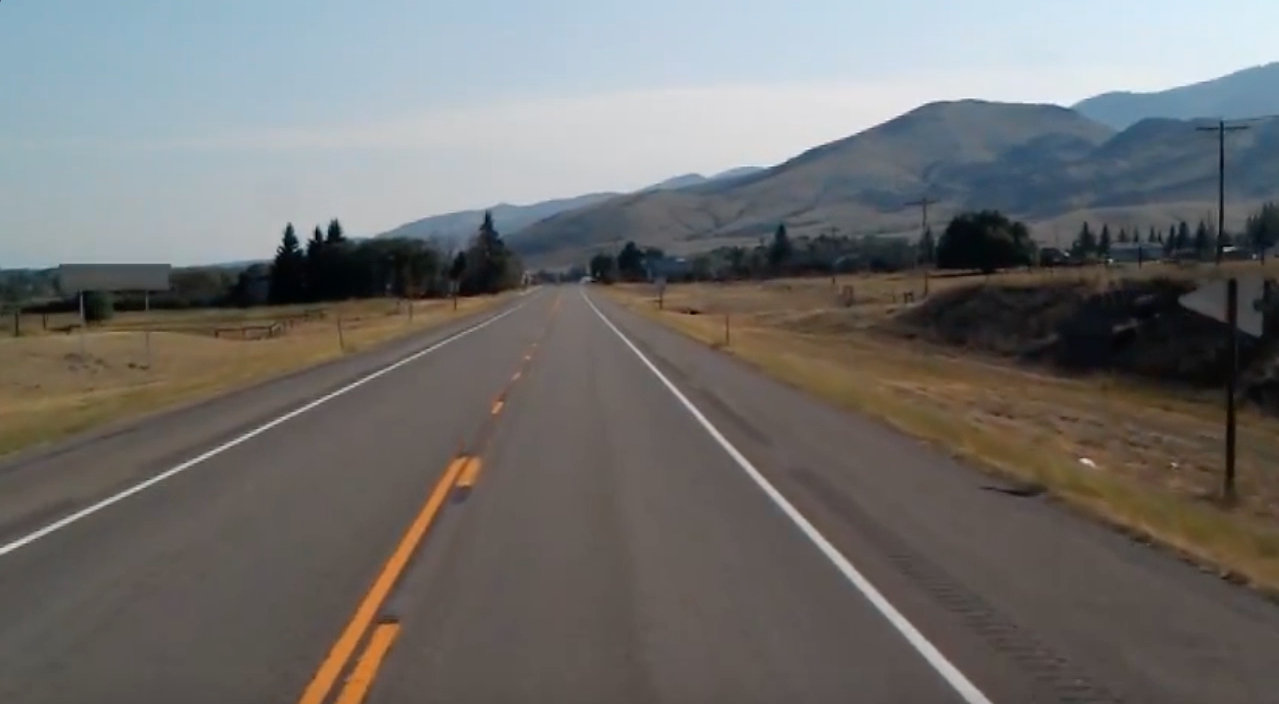
#> input picture images/test_image.jpg, 1279 x 704 px, found by its file name
$ python Lane_Detection_Video.py
#> lines starting #> are read from the running program, lines starting #| are printed output that depends on the picture; after the words box and inside, x2 and y2 are one past the last pixel; in counts of white or black regions, pixels touching at a corner belong together
#> further down, image is the input picture: shape (704, 1279, 3); mean B, G, R 109.7, 111.3, 112.3
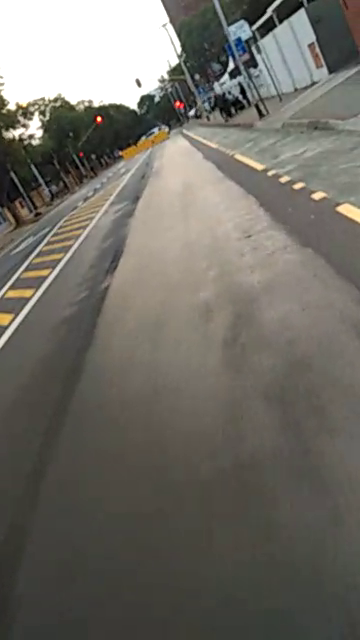
#> input picture frame 10 of images/test4.mp4, 360 x 640 px
#> further down, frame is the input picture: shape (640, 360, 3); mean B, G, R 101.7, 109.2, 111.9
# -*- coding: utf-8 -*-
"""
Created on Wed Mar  4 10:44:53 2020

@author: Bandile Mashile
"""
import cv2
import numpy as np


def make_coordinates(image,line_parameters):
    slope,intercept = line_parameters
    y1 = image.shape[0]
    y2 = int(y1*(3/5))
    x1 = int((y1-intercept)/slope)
    x2 = int((y2-intercept)/slope)
    return np.array([x1,y1,x2,y2])

def average_slope_intercept(image,lines):
    left_fit = []
    right_fit = []
    for line in lines:
        x1,y1,x2,y2 = line.reshape(4)
        parameters = np.polyfit((x1,x2),(y1,y2),1)
        slope = parameters[0]
        intercept = parameters[1]
        if slope < 0:
           left_fit.append((slope,intercept))
        else:
           right_fit.append((slope,intercept))
    left_fit_average = np.average(left_fit,axis = 0)
    right_fit_average = np.average(right_fit,axis = 0)
    left_line = make_coordinates(image,left_fit_average)
    right_line = make_coordinates(image,right_fit_average)
    return np.array([left_line,right_line])


def display_lines(image,lines):
    line_image = np.zeros_like(image)
    if lines is not None:
        for line in lines:
           x1,y1,x2,y2 = line.reshape(4)
           cv2.line(line_image,(x1,y1), (x2,y2), (255,0,0) ,10)
    return line_image

def canny(image):
   gray = cv2.cvtColor(road_copy,cv2.COLOR_RGB2GRAY)
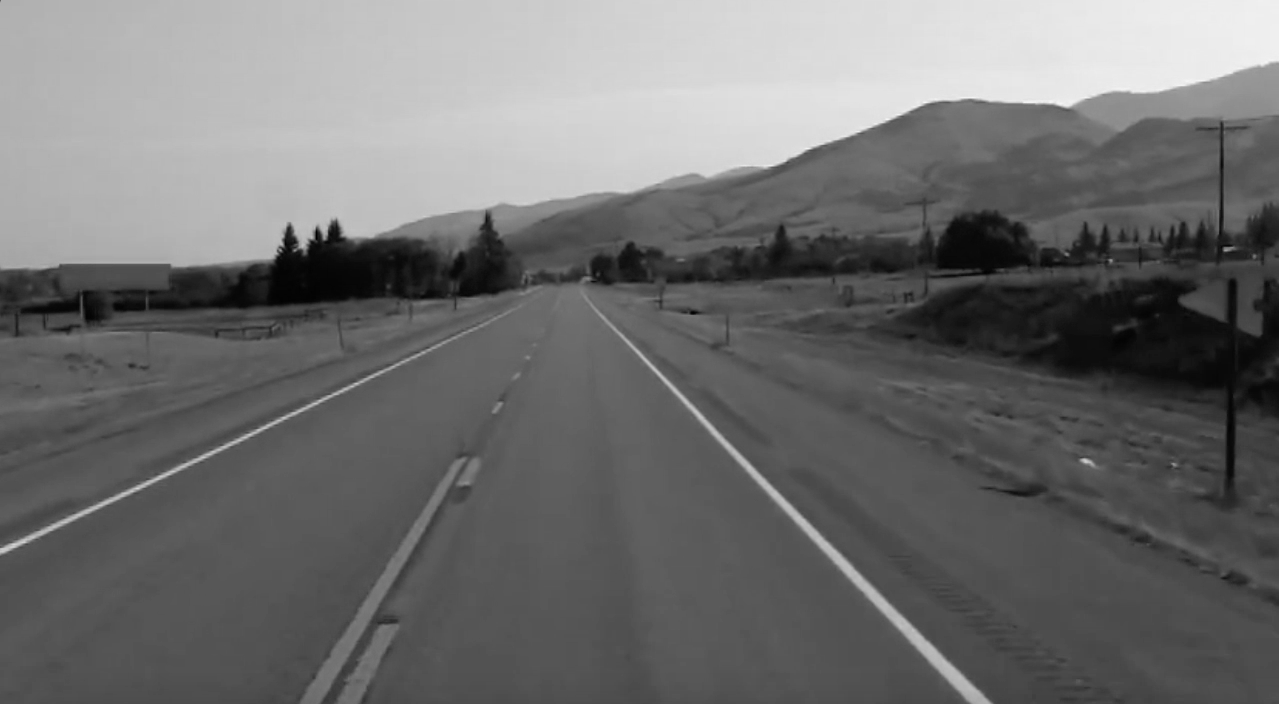
#> gray: shape (704, 1279); min 0, max 246, mean 110.9
   blur = cv2.GaussianBlur(gray, (5,5),0)
   canny = cv2.Canny(blur, 50, 150)
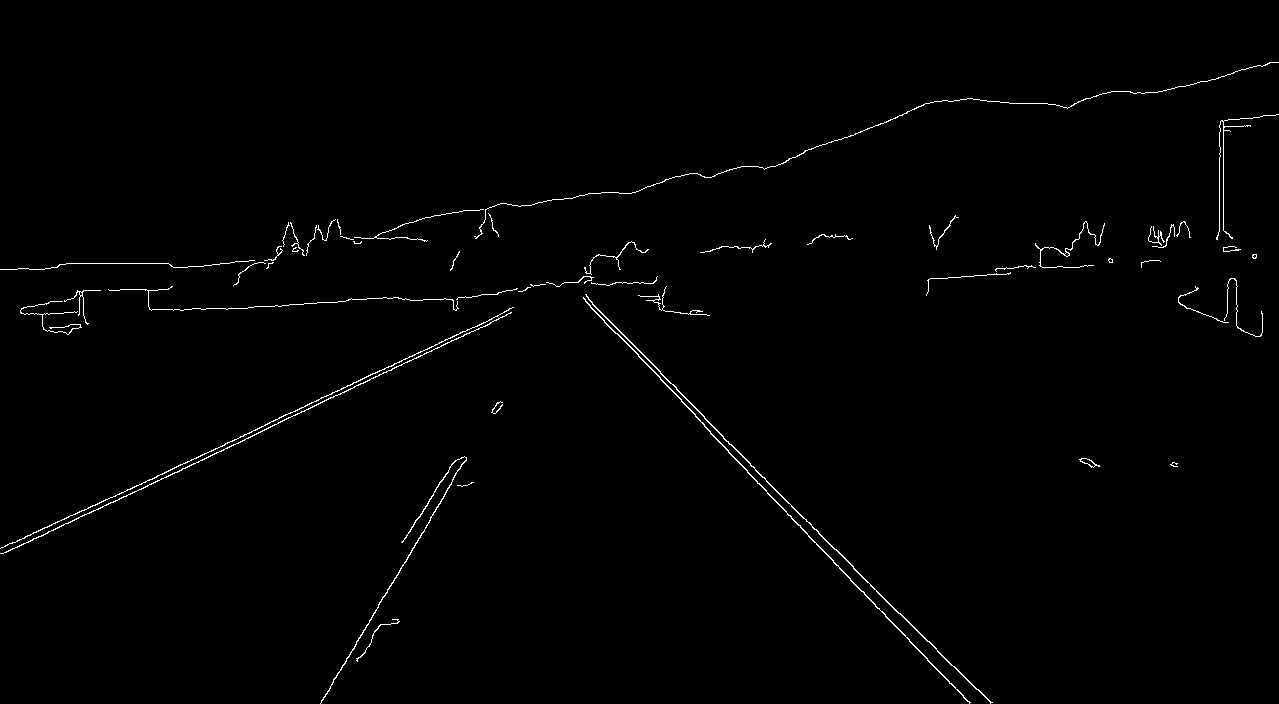
#> canny: shape (704, 1279); 0.91% white in thin lines or dots
   return  canny

def region_of_intrest(image):
    height = image.shape[0]
#> height = 704
    polygons = np.array([[(200, height), (1100, height), (550 , 250)]])
#> polygons = [[200, 704], [1100, 704], [550, 250]]
    mask =np.zeros_like(image)
    cv2.fillPoly(mask, polygons, 255)
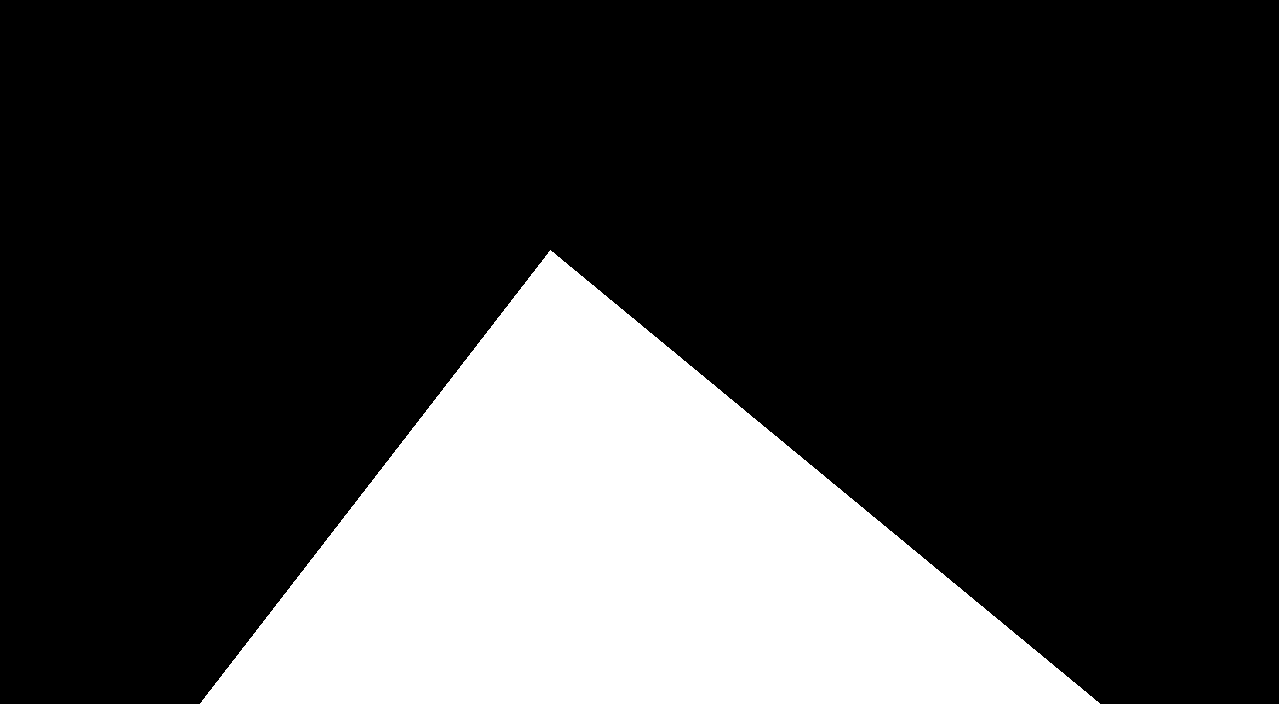
#> mask: shape (704, 1279); 22.7% white; 1 white region, box (x1, y1, x2, y2) and area: (200, 250, 1100, 704) 204575
    masked_image = cv2.bitwise_and(image, mask)
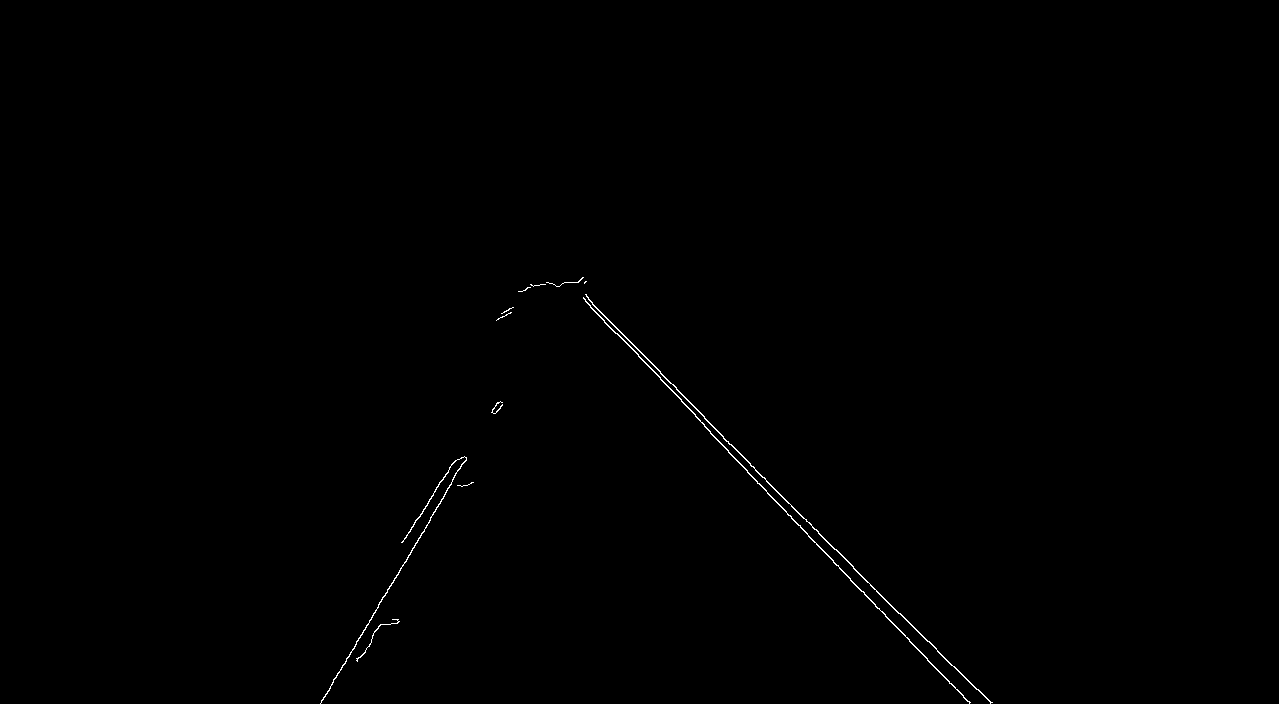
#> masked_image: shape (704, 1279); 0.26% white in thin lines or dots, all inside (x1, y1, x2, y2) = (320, 277, 993, 704)
    return masked_image

image = cv2.imread('test_image.jpg')
road_copy = np.copy(image)

# [9 lines of commented-out code are left out]

cap = cv2.VideoCapture("test4.mp4")
while (cap.isOpened()):
    _, frame = cap.read()
    canny_image = canny(frame)
    cropped_image = region_of_intrest(canny_image)
    lines = cv2.HoughLinesP(cropped_image, 2, np.pi/180, 100, np.array([]), minLineLength = 40,maxLineGap =5)
#> lines = 13 rows, first 6: [704, 418, 927, 641], [704, 426, 791, 516], [320, 703, 445, 494], [585, 301, 663, 381], [630, 341, 670, 383], [794, 520, 861, 591]
    averaged_lines = average_slope_intercept(frame,lines)
#> the loop in average_slope_intercept, `for line in lines:` made 13 passes
#> (x1, y1, x2, y2, slope, intercept) on passes 1 to 12: (704, 418, 927, 641, 1, -286), (704, 426, 791, 516, 1.03, -302.3), (320, 703, 445, 494, -1.67, 1238), (585, 301, 663, 381, 1.03, -299), (630, 341, 670, 383, 1.05, -320.5), (794, 520, 861, 591, 1.06, -321.4), (659, 371, 704, 416, 1, -288), (870, 599, 939, 672, 1.06, -321.4), (767, 493, 807, 534, 1.03, -293.2), (423, 509, 454, 461, -1.55, 1164), (940, 653, 991, 702, 0.961, -250.1), (824, 551, 879, 609, 1.05, -317.9)
#> after the loop in average_slope_intercept, `for line in lines:`: left_fit = [(-1.67, 1238), (-1.55, 1164)]; right_fit = [(1, -286), (1.03, -302.3), (1.03, -299), (1.05, -320.5), (1.06, -321.4), (1, -288), (1.06, -321.4), (1.03, -293.2), (0.961, -250.1), (1.05, -317.9), (1, -287)]
#> in average_slope_intercept, `left_fit_average = np.average(left_fit,axis = 0)`: left_fit_average = [-1.61, 1201]
#> in average_slope_intercept, `right_fit_average = np.average(right_fit,axis = 0)`: right_fit_average = [1.02, -298.8]
#> in make_coordinates, `slope,intercept = line_parameters`: slope = -1.61; intercept = 1201
#> in make_coordinates, `x1 = int((y1-intercept)/slope)`: x1 = 348
#> in make_coordinates, `x2 = int((y2-intercept)/slope)`: x2 = 507
#> in average_slope_intercept, `left_line = make_coordinates(image,left_fit_average)`: left_line = [348, 640, 507, 384]
#> in average_slope_intercept, `right_line = make_coordinates(image,right_fit_average)`: right_line = [916, 640, 666, 384]
#> averaged_lines = [[348, 640, 507, 384], [916, 640, 666, 384]]
    line_image = display_lines(frame, averaged_lines)
#> the loop in display_lines, `for line in lines:` made 2 passes
#> after the loop in display_lines, `for line in lines:`:
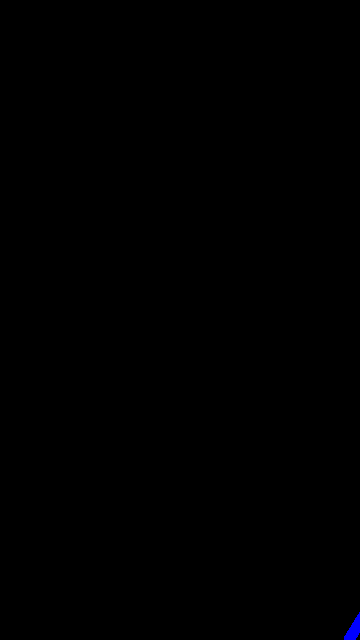
#> line_image: shape (640, 360, 3); mean of channels 0, 1, 2 0.3, 0, 0; drawn as B, G, R
    combo__image = cv2.addWeighted(frame, 0.8, line_image, 1, 1)
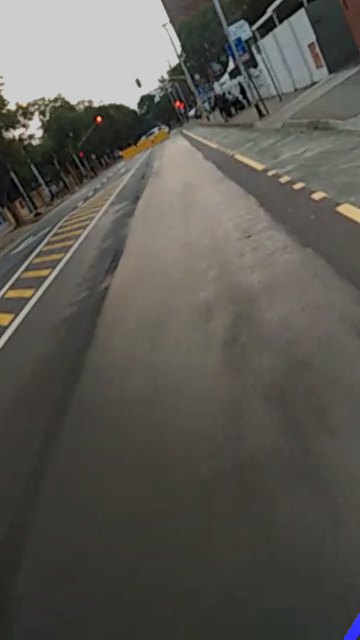
#> combo__image: shape (640, 360, 3); mean B, G, R 82.6, 88.3, 90.5
    cv2.imshow('result',combo__image )
    if cv2.waitKey(1) == ord('q'):
#> (key q is pressed here)
        break
cap.release()
cv2.destroyAllWindows()
